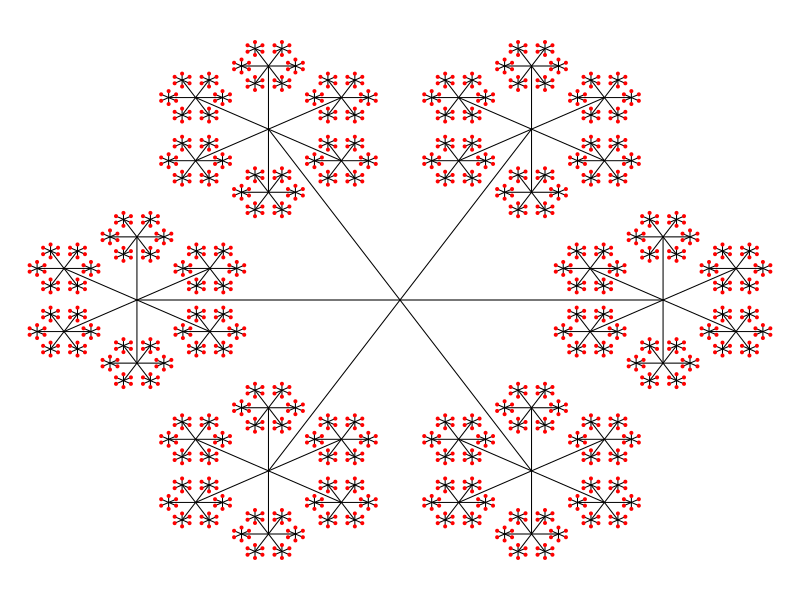

This chart was generated by the following R code:
## ---- chunk 1
options(scipen=99)
# k = 0.5
# ths = c(-pi/4,pi/4)
# d = 11
# k = 0.32
# ths = c(-pi/4,0,pi/4)
# d = 8
# k = 0.24
# ths = c(-6*pi/24,-2*pi/24,2*pi/24,6*pi/24)
# d = 6
# k = 0.19
# ths = c(-pi/4,-pi/8,0,pi/8,pi/4)
# d = 5
# k = 0.19
# ths = c(-pi/2,-pi/4,0,pi/4,pi/2)
# d = 5

NN = sample(3:7,1)
k = floor(100.0/NN)/100*2#-sample(1:4,1)/100
ths = seq(-pi+pi/(NN),pi-pi/(NN),2*pi/(NN))
d = sample(3:5,1) #ceiling(log(0.001,k))+1
xmin = 0
xmax = 0
ymin = 0
ymax = 0
x = list(0)
y = list(0)
t = list(pi/2)
l = 1
x1s = c(0)
x2s = c(0)
y1s = c(0)
y2s = c(0)
cols = c(1)
xends = numeric()
yends = numeric()
for(i in 2:d){
  l = l*k
  for(j in 1:length(x[[i-1]])){
    xp = x[[i-1]][j]
    yp = y[[i-1]][j]
    tp = t[[i-1]][j]
    for(th in ths){
      tc = tp+th
      xc = xp+l*cos(tc)
      yc = yp+l*sin(tc)
      if(i==d){
          xends = c(xends,xc)
          yends = c(yends,yc)
      }
      x1s = c(x1s,xp)
      x2s = c(x2s,xc)
      y1s = c(y1s,yp)
      y2s = c(y2s,yc)
      cols = c(cols,i)
      if(length(x)<i){
        x[[i]] = xc
        y[[i]] = yc
        t[[i]] = tc
      } else {
        x[[i]] = c(x[[i]],xc)
        y[[i]] = c(y[[i]],yc)
        t[[i]] = c(t[[i]],tc)
      }
      if(xc<xmin){
        xmin = xc
      }
      if(xc>xmax){
        xmax = xc
      }
      if(yc<ymin){
        ymin = yc
      }
      if(yc>ymax){
        ymax = yc
      }
    }
  }
}
xrange = xmax-xmin
yrange = ymax-ymin
xmid = (xmin+xmax)/2
ymid = (ymin+ymax)/2
rad = max(c(xrange,yrange))/2
sol = 1/(1-NN*k)
## ---- chunk 2
par(mar=c(0,0,0,0))
plot(0,0,type="n",
     xlim=c(xmid-rad,xmid+rad),
     ylim=c(ymid-rad,ymid+rad),ann=F,axes=F)
for(i in 1:length(x1s)){
  lines(c(x1s[i],x2s[i]),c(y1s[i],y2s[i]))
}
points(xends,yends,pch=19,cex=0.4,col="red")
